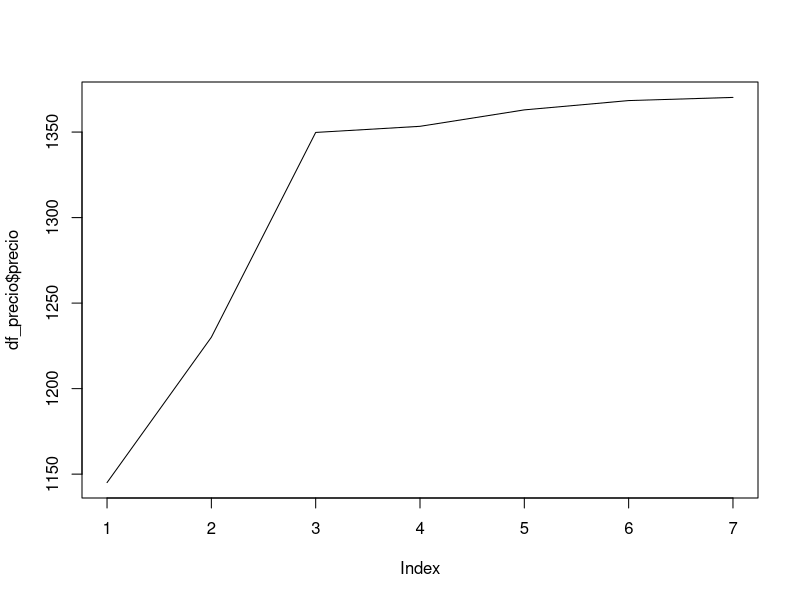

Generate this figure with R:
df_precio <- data.frame(
  año = c(2024,2024,2024,2024,2024,2024,2024),
  mes = c(1,2,3,4,5,6,7),
  precio = c(1145.06,1230.06,1349.79,1353.37,1362.98,1368.42,1370.27)
)
df_precio
plot(df_precio$precio, type = "l")
